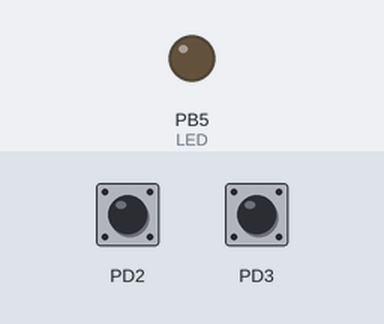
Bench run of a program on a simulated ATmega328P, built with avr-gcc and emulated at 16 MHz. On the bench: output pins drawn as LEDs (lit = HIGH). The inputs (shaded band) are chosen by the test bench; at power-on: PD2 HIGH, PD3 HIGH.

Above: at 1.2 s.
1.3 s: PD2 pulled LOW for 0.15 s
At 1.8 s:
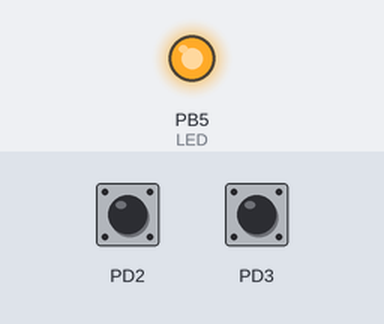
2.9 s: PD3 pulled LOW for 0.15 s
At 4.1 s:
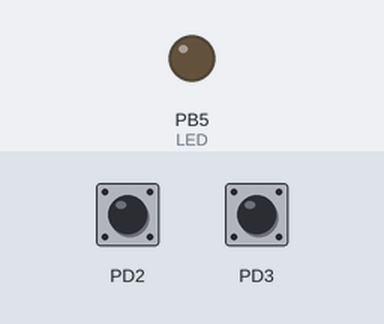
4.5 s: PD2 pulled LOW for 1 s
At 5.5 s:
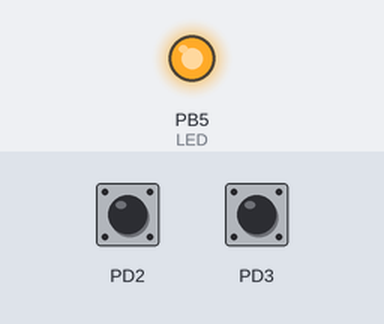
7.0 s: PD2 driven LOW and PD3 driven LOW
At 7.6 s:
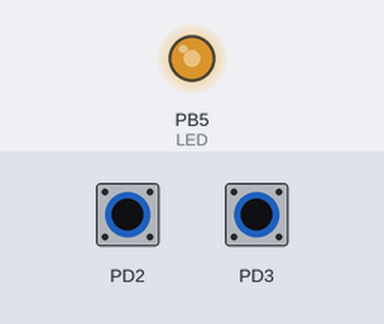
8.5 s: PD2 driven HIGH
At 9.5 s:
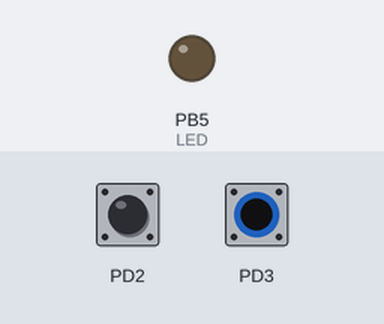
10.0 s: PD2 driven LOW and PD3 driven HIGH
At 10.8 s:
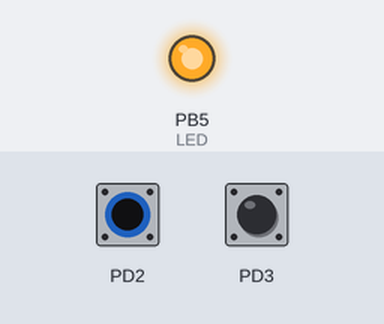
Timing chart, 0 to 12.5 s (numbered marks = the images above; inputs shaded):
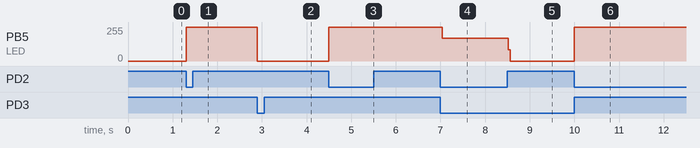

The program:

main.c
```c
/*
 * EingabeMitPolling.c
 *
 * Created: 13.04.2020 15:53:45
 * Author : JoachimWagner
 */

#define F_CPU 16000000UL
#include <avr/io.h>
#include <util/delay.h>


#define SET_BIT(BYTE,BIT) BYTE|=(1<<BIT)

int main(void)
{
    DDRD = 0b00000000;  // Alle pins auf Port D auf Eingang
	SET_BIT(DDRB, DDB5); // fuenften Pin von Port B auf Aúsgabe
	PORTD = 0b00001100; // Pull Up auf Pins D2 und D3
	PORTB &= ~(1 << PORTB5); // Build in LED ausgeschaltet

    while (1)
    {

		if(! (PIND & (1 << PIND2))) {
			PORTB |= (1 << PORTB5);
		}
		if(! (PIND & (1 << PIND3))) {
			PORTB &= ~(1 << PORTB5);
		}

    }
}
```

Measured:
- after the input at 1.3 s, PB5 (LED): 0/255 → 255/255 at once
- after the input at 2.9 s, PB5 (LED): 255/255 → 0/255 at once
- after the input at 4.5 s, PB5 (LED): 0/255 → 255/255 at once
- after the input at 7.0 s, PB5 (LED): 255/255 → 170/255 at once
- after the input at 8.5 s, PB5 (LED): 170/255 → 0/255 at once
- after the input at 10.0 s, PB5 (LED): 0/255 → 255/255 at once
